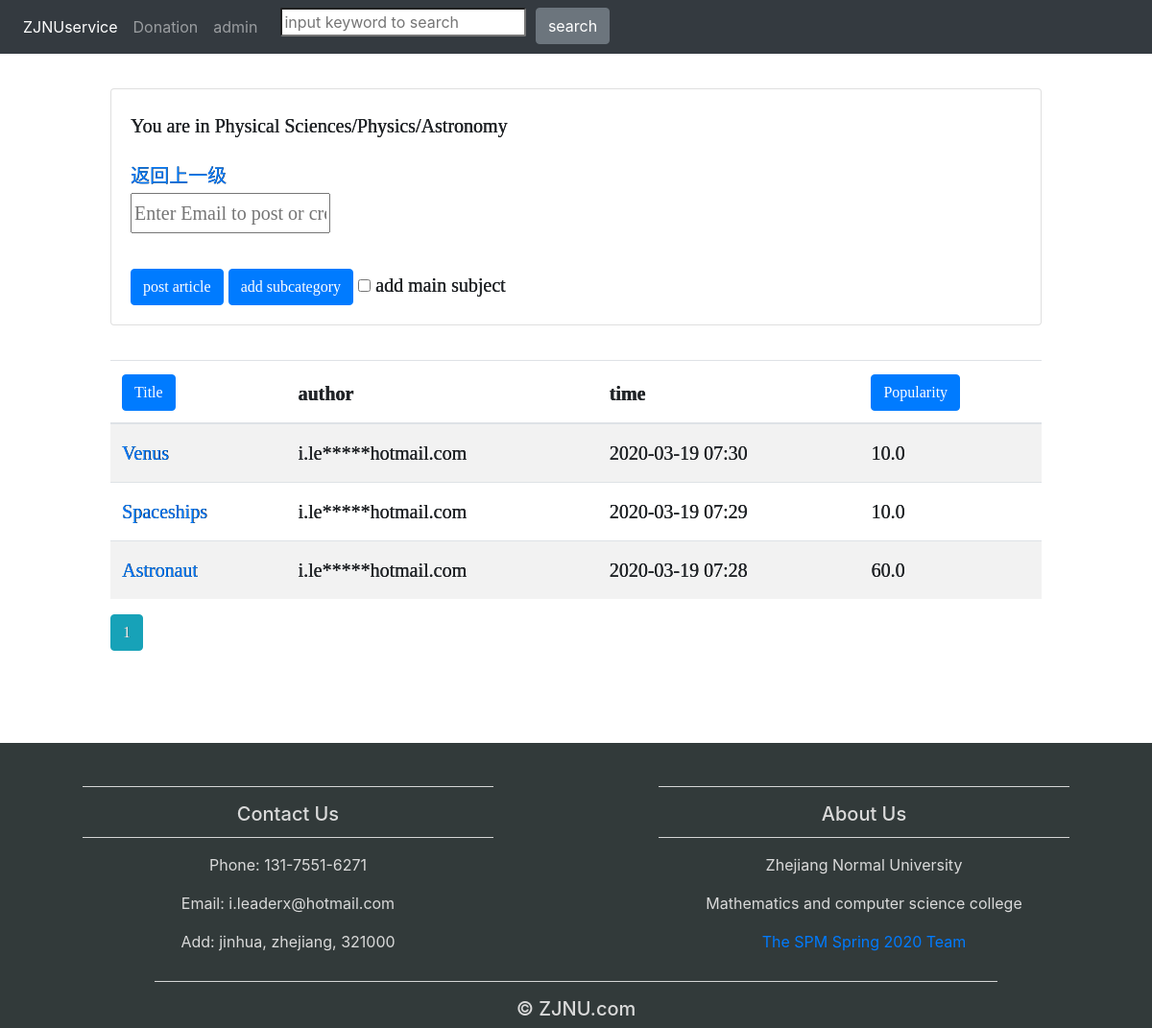
The app's page /subject/11, older data.
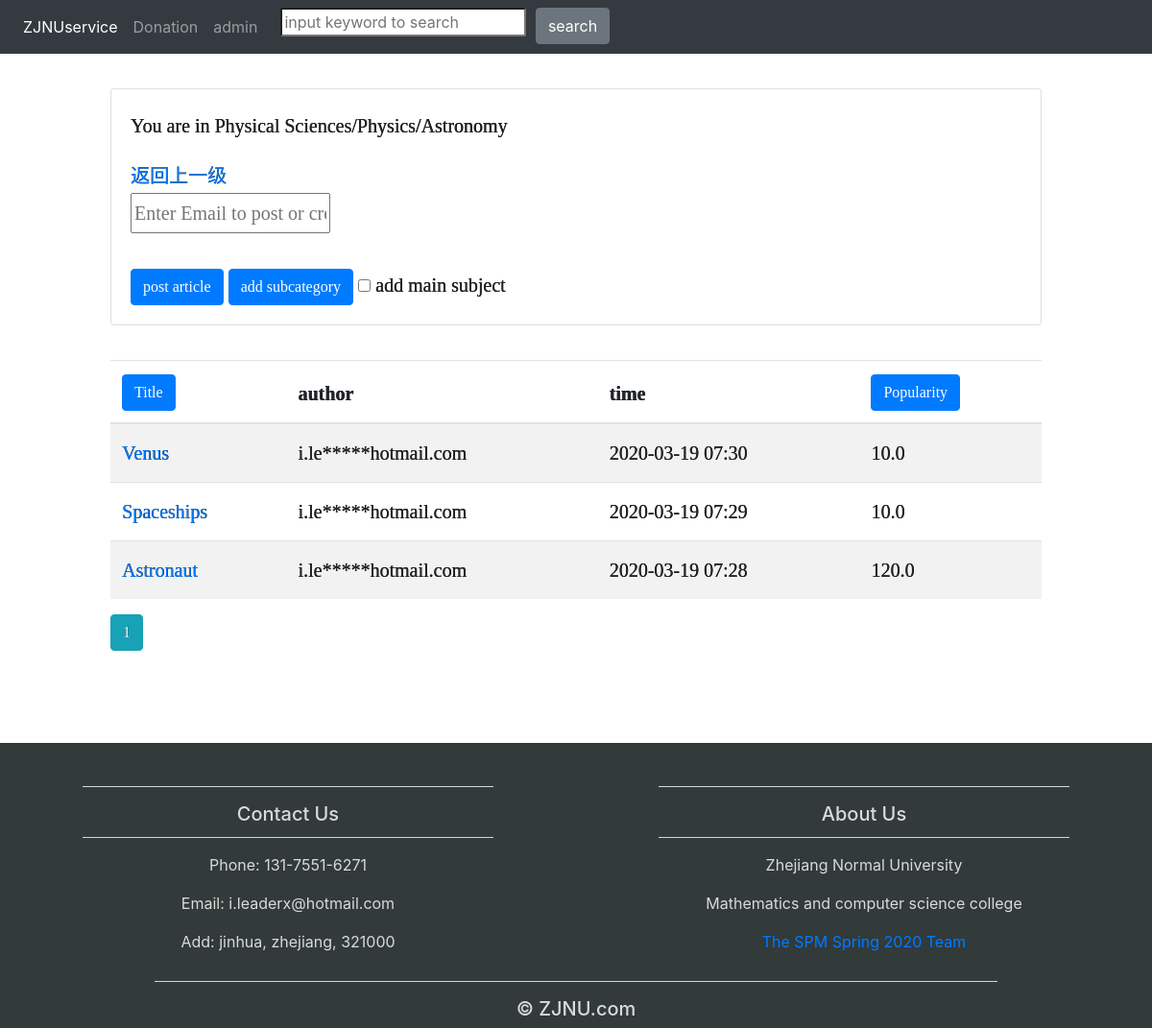
The same page, newer data.
### service.py (models this page shows)
class Article(db.Model):
    __tablename__ = 'articles'
    id = db.Column(db.Integer, primary_key=True)
    author_id = db.Column(db.Integer, db.ForeignKey('authors.id'))
    subject_id = db.Column(db.Integer, db.ForeignKey('subjects.id'))
    title = db.Column(db.Text)
    abstract = db.Column(db.Text)
    highlight = db.Column(db.Text)
    time = db.Column(db.DateTime)
    visit = db.Column(db.Integer)
    upvote = db.Column(db.Integer)
    downvote = db.Column(db.Integer)
    metric = db.Column(db.Float, default=0)
    fpath = db.Column(db.String)
    status = db.Column(db.Integer, default=1)
    downloadcount = db.Column(db.Integer)
    comments = db.relationship('Comment', backref='article', cascade='all,delete-orphan')

### service.py (the view)
@app.route('/subject/<subjectID>')
def get_subject(subjectID):
    subject = Subject.query.filter_by(id=subjectID).first()
    url = Tool.subject_url(subject)
    page = request.args.get('page', 1, type=int)  # Set the default page to page 1
    articles = Article.query.filter_by(subject_id=subject.id, status=1).order_by(Article.time.desc()).paginate(
        page=page, per_page=20)
    hot_article = []
    total = 0
    a = db.session.query(Article).filter(
        Article.subject_id == subject.id,
        Article.metric > threshold
    ).all()
    for x in a:
        hot_article.append(x)
    if not subject.pid  == "None" :
        return render_template('subject.html', url=url, subject_id=subject.id,lasturl="/subject/"+str(subject.pid) ,articles=articles, hot_article=hot_article, Tool=Tool)
    else :
        return render_template('subject.html', url=url, subject_id=subject.id,lasturl="/" ,articles=articles, hot_article=hot_article, Tool=Tool)

### service.py (called while the page is built, shortened)
@app.before_request
def before_request():
    ip = IP
    session['ip'] = ip
    visitor = Visitor.query.filter_by(ip=ip).first()
    if visitor is None:
        visitor = Visitor(ip=ip)
        db.session.add(visitor)
    else:
        if Visitor.query.filter_by(ip=ip).first().is_banned:
            print('you have beenn banned')
            return render_template('error.html', message='you have beenn banned')

    @staticmethod
    def subject_url(subject):
        url = ''
        while subject.pid != 'None':
            url = subject.name + '/' + url
            subject = Subject.query.filter_by(id=subject.pid).first()
        url = subject.name + '/' + url
        return url[0:-1]

    @staticmethod
    def email_display_filter(email):
        pre = email[:email.rfind('@')]
        display = pre[:len(pre) // 2]
        suf = email[email.rfind('@') + 1:]
        for i in range(len(pre[len(pre) // 2:])):
            display += '*'
        return display + suf

### templates/subject.html (shortened to what this page needs)
{% extends "template.html" %}
{% block content %}
    <table class="table table-hover table-striped" id="myTable">
    <thead>
      <tr>
        <th style=" cursor: pointer;" onClick="sortTable(0) "><button class="btn btn-primary">Title</button></th>
        <th>author</th>
        <th>time</th>
          <th style=" cursor: pointer;" onClick="sortTable(3) "><button class="btn btn-primary">Popularity</button></th>
      </tr>
    </thead>
    <tbody>
        <br><div class="card">
    <div class="card-body">
      <p class="card-text">You are in {{ url }}</p>
        <a href="{{lasturl}}">返回上一级</a>
        <form name="myform" method="get" onSubmit="return verify();">
            <input type="email" name="email" id="email" placeholder="Enter Email to post or create" required/><br><br>
        <button type="submit" class="btn btn-primary" onClick="postArticle()">post article</button>
        <button type="submit" class="btn btn-primary" onClick="createSubject()">add subcategory</button>
        <input type="checkbox" name="add_father" value="father" /> add main subject
        </form>
    </div>
  </div><br>
    {% for article in articles.items %}
        <tr>
            <td><a href="/article/{{ article.id }}">{{ article.title }}</a></td>
        <td>{{ Tool.email_display_filter(article.author.mail) }}</td>
        <td>{{ article.time.strftime("%Y-%m-%d %H:%M") }}</td>
        <td>{{ article.metric }}</td>
      </tr>
    {% endfor %}
    </tbody>
  </table>
  {% for page_num in articles.iter_pages() %}
    {% if page_num %}
      {% if articles.page == page_num%}
        <a class="btn btn-info mb-4" href="{{ url_for('get_subject', subjectID=subject_id, page=page_num)}}">{{ page_num }}</a>
      {% else %}
        <a class="btn btn-outline-info mb-4" href="{{ url_for('get_subject', subjectID=subject_id, page=page_num)}}">{{ page_num }}</a>
      {% endif %}
    {% endif %}
{% endfor %}
</body>
</html>
{%  endblock %}

Row changes from the older to the newer data that the page shows:
changed Article "Astronaut": metric "60.0" → "120.0"
